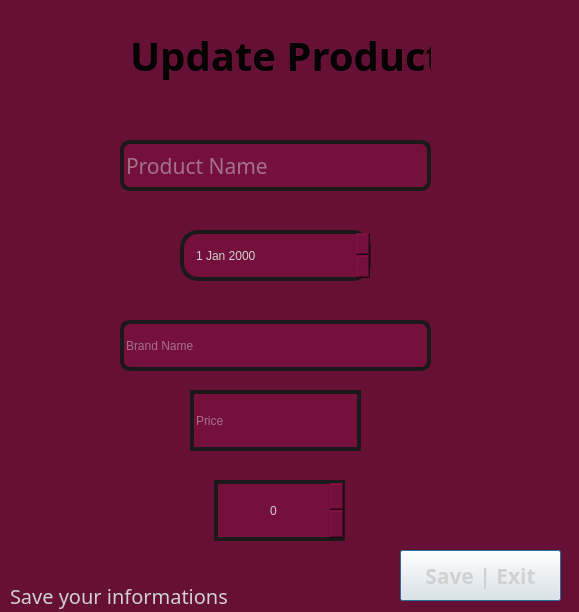
<?xml version="1.0" encoding="UTF-8"?>
<ui version="4.0">
 <class>UpdateProductDialog</class>
 <widget class="QDialog" name="UpdateProductDialog">
  <property name="geometry">
   <rect>
    <x>0</x>
    <y>0</y>
    <width>579</width>
    <height>612</height>
   </rect>
  </property>
  <property name="windowTitle">
   <string>Dialog</string>
  </property>
  <property name="styleSheet">
   <string notr="true">QDialog {
	background-color: rgb(102, 16, 53);
}</string>
  </property>
  <widget class="QSpinBox" name="qntyBox">
   <property name="geometry">
    <rect>
     <x>214</x>
     <y>480</y>
     <width>131</width>
     <height>61</height>
    </rect>
   </property>
   <property name="styleSheet">
    <string notr="true">QSpinBox {
	border: 4px solid rgb(26, 24, 24);   
	padding-left: 50px;
	padding-top: 4px;
	padding-bottom: 4px;
	font: 700 16pt &quot;Roboto&quot;;
	background: rgb(117, 16, 60);
	color: rgb(209, 209, 209);
}</string>
   </property>
  </widget>
  <widget class="QLineEdit" name="brandBox">
   <property name="geometry">
    <rect>
     <x>120</x>
     <y>320</y>
     <width>311</width>
     <height>51</height>
    </rect>
   </property>
   <property name="styleSheet">
    <string notr="true">QLineEdit {
	font: 16pt &quot;HP Simpified Jpan&quot;;
	border: 4px solid rgb(26, 24, 24);
	border-radius: 10px;
	background: rgb(117, 16, 60);
	color: rgb(209, 209, 209);
}</string>
   </property>
   <property name="placeholderText">
    <string>Brand Name</string>
   </property>
  </widget>
  <widget class="QLabel" name="titleLabel">
   <property name="geometry">
    <rect>
     <x>130</x>
     <y>20</y>
     <width>301</width>
     <height>71</height>
    </rect>
   </property>
   <property name="font">
    <font>
     <family>HP Simplified Jpan</family>
     <pointsize>30</pointsize>
     <bold>true</bold>
    </font>
   </property>
   <property name="styleSheet">
    <string notr="true">QLabel {
color: '#ebebeb';
 background: '#75103c';
 color: '#e8e8e8';
 border: 4px solid '#1a1818';
 border-radius: 15px;
}

QLabel::hover {
background-color: rgb(84, 13, 43);
}</string>
   </property>
   <property name="text">
    <string>Update Product</string>
   </property>
  </widget>
  <widget class="QLineEdit" name="prodNameBox">
   <property name="geometry">
    <rect>
     <x>120</x>
     <y>140</y>
     <width>311</width>
     <height>51</height>
    </rect>
   </property>
   <property name="font">
    <font>
     <family>HP Simpified Jpan</family>
     <pointsize>16</pointsize>
     <italic>false</italic>
     <bold>false</bold>
    </font>
   </property>
   <property name="styleSheet">
    <string notr="true">QLineEdit {
	font: 16pt &quot;HP Simpified Jpan&quot;;
	border: 4px solid rgb(26, 24, 24);
	border-radius: 10px;
	background: rgb(117, 16, 60);
	color: rgb(209, 209, 209);
}</string>
   </property>
   <property name="placeholderText">
    <string>Product Name</string>
   </property>
  </widget>
  <widget class="QLabel" name="label_6">
   <property name="geometry">
    <rect>
     <x>10</x>
     <y>580</y>
     <width>251</width>
     <height>31</height>
    </rect>
   </property>
   <property name="font">
    <font>
     <family>HP Simplified Jpan</family>
     <pointsize>15</pointsize>
    </font>
   </property>
   <property name="styleSheet">
    <string notr="true">QLabel {
color: rgb(209, 209, 209);
}</string>
   </property>
   <property name="text">
    <string>Save your informations</string>
   </property>
  </widget>
  <widget class="QPushButton" name="saveButton">
   <property name="geometry">
    <rect>
     <x>400</x>
     <y>550</y>
     <width>161</width>
     <height>51</height>
    </rect>
   </property>
   <property name="font">
    <font>
     <family>HP Simplified Jpan</family>
     <pointsize>16</pointsize>
     <bold>true</bold>
    </font>
   </property>
   <property name="styleSheet">
    <string notr="true">QPushButton {
background: '#75103c';
color: rgb(209, 209, 209);
border: 4px solid '#1a1818';
}

QPushButton::hover {
background-color: rgb(84, 13, 43);
}</string>
   </property>
   <property name="text">
    <string>Save | Exit</string>
   </property>
  </widget>
  <widget class="QLineEdit" name="priceBox">
   <property name="geometry">
    <rect>
     <x>190</x>
     <y>390</y>
     <width>171</width>
     <height>61</height>
    </rect>
   </property>
   <property name="styleSheet">
    <string notr="true">QLineEdit {
	font: 16pt &quot;HP Simpified Jpan&quot;;
	border: 4px solid rgb(26, 24, 24);
	background: rgb(117, 16, 60);
	color: rgb(209, 209, 209);
}</string>
   </property>
   <property name="placeholderText">
    <string>Price</string>
   </property>
  </widget>
  <widget class="QDateEdit" name="dateWidget">
   <property name="geometry">
    <rect>
     <x>180</x>
     <y>230</y>
     <width>191</width>
     <height>51</height>
    </rect>
   </property>
   <property name="styleSheet">
    <string notr="true">QDateEdit {
	border: 4px solid rgb(26, 24, 24);   
	border-radius: 18px;
	padding-left: 10px;
	padding-top: 4px;
	padding-bottom: 4px;
	font: 700 16pt &quot;Roboto&quot;;
	background: rgb(117, 16, 60);
	color: rgb(209, 209, 209);
}</string>
   </property>
  </widget>
 </widget>
 <resources/>
 <connections/>
</ui>
